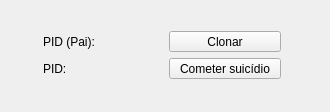
<?xml version="1.0" encoding="UTF-8"?>
<ui version="4.0">
 <class>Clone_das_Sombras</class>
 <widget class="QMainWindow" name="Clone_das_Sombras">
  <property name="geometry">
   <rect>
    <x>0</x>
    <y>0</y>
    <width>330</width>
    <height>112</height>
   </rect>
  </property>
  <property name="windowTitle">
   <string>Clone_das_Sombras</string>
  </property>
  <property name="windowIcon">
   <iconset resource="resource.qrc">
    <normaloff>:/naruto.png</normaloff>:/naruto.png</iconset>
  </property>
  <widget class="QWidget" name="centralWidget">
   <widget class="QWidget" name="layoutWidget">
    <property name="geometry">
     <rect>
      <x>32</x>
      <y>20</y>
      <width>260</width>
      <height>70</height>
     </rect>
    </property>
    <layout class="QGridLayout" name="gridLayout">
     <item row="0" column="0">
      <widget class="QLabel" name="labelPai">
       <property name="minimumSize">
        <size>
         <width>120</width>
         <height>0</height>
        </size>
       </property>
       <property name="text">
        <string>PID (Pai): </string>
       </property>
      </widget>
     </item>
     <item row="0" column="1">
      <widget class="QPushButton" name="buttonClonar">
       <property name="text">
        <string>Clonar</string>
       </property>
      </widget>
     </item>
     <item row="1" column="0">
      <widget class="QLabel" name="labelPid">
       <property name="minimumSize">
        <size>
         <width>120</width>
         <height>0</height>
        </size>
       </property>
       <property name="text">
        <string>PID: </string>
       </property>
      </widget>
     </item>
     <item row="1" column="1">
      <widget class="QPushButton" name="buttonMorrer">
       <property name="text">
        <string>Cometer suicídio</string>
       </property>
      </widget>
     </item>
    </layout>
   </widget>
  </widget>
 </widget>
 <layoutdefault spacing="6" margin="11"/>
 <resources>
  <include location="resource.qrc"/>
 </resources>
 <connections/>
</ui>
